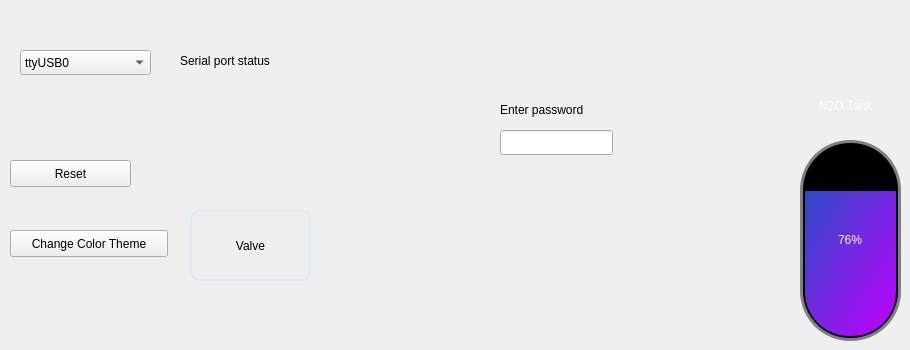
   <widget class="QWidget" name="tab">
    <attribute name="title">
     <string>Config</string>
    </attribute>
    <widget class="QLabel" name="label_12">
     <property name="geometry">
      <rect>
       <x>20</x>
       <y>10</y>
       <width>181</width>
       <height>20</height>
      </rect>
     </property>
     <property name="styleSheet">
      <string notr="true">color: rgb(221, 242, 255);</string>
     </property>
     <property name="text">
      <string>Serial port selection</string>
     </property>
    </widget>
    <widget class="QComboBox" name="serialport_selector">
     <property name="geometry">
      <rect>
       <x>20</x>
       <y>50</y>
       <width>131</width>
       <height>25</height>
      </rect>
     </property>
     <item>
      <property name="text">
       <string>ttyUSB0</string>
      </property>
     </item>
     <item>
      <property name="text">
       <string>ttyUSB1</string>
      </property>
     </item>
     <item>
      <property name="text">
       <string>ttyS3</string>
      </property>
     </item>
     <item>
      <property name="text">
       <string>ttyS6</string>
      </property>
     </item>
    </widget>
    <widget class="QPushButton" name="valve_button">
     <property name="geometry">
      <rect>
       <x>190</x>
       <y>210</y>
       <width>121</width>
       <height>71</height>
      </rect>
     </property>
     <property name="styleSheet">
      <string notr="true">QPushButton{
qproperty-icon: url(:/assets/valve.png);
qproperty-iconSize: 54px;
font: 18pt &quot;MS Shell Dlg 2&quot;;
border: 2px solid;
border-color: rgb(215, 237, 252);
border-radius: 10px;
}
QPushButton:hover {
background-color: rgb(35, 35, 35); 
border: 3px solid;
border-color: rgb(215, 237, 252);
}
QPushButton:pressed {
border: 4px solid;
border-color: rgb(92, 242, 135);
}
</string>
     </property>
     <property name="text">
      <string>Valve</string>
     </property>
    </widget>
    <widget class="QLabel" name="label_61">
     <property name="geometry">
      <rect>
       <x>500</x>
       <y>100</y>
       <width>111</width>
       <height>20</height>
      </rect>
     </property>
     <property name="text">
      <string>Enter password</string>
     </property>
    </widget>
    <widget class="QLineEdit" name="password_line_edit">
     <property name="geometry">
      <rect>
       <x>500</x>
       <y>130</y>
       <width>113</width>
       <height>25</height>
      </rect>
     </property>
     <property name="text">
      <string/>
     </property>
     <property name="dragEnabled">
      <bool>false</bool>
     </property>
     <property name="readOnly">
      <bool>false</bool>
     </property>
    </widget>
    <widget class="QPushButton" name="change_theme">
     <property name="geometry">
      <rect>
       <x>10</x>
       <y>230</y>
       <width>158</width>
       <height>27</height>
      </rect>
     </property>
     <property name="text">
      <string>Change Color Theme</string>
     </property>
    </widget>
    <widget class="QPushButton" name="reset_button">
     <property name="geometry">
      <rect>
       <x>10</x>
       <y>160</y>
       <width>121</width>
       <height>27</height>
      </rect>
     </property>
     <property name="toolTip">
      <string>Resets saved data</string>
     </property>
     <property name="text">
      <string>Reset</string>
     </property>
    </widget>
    <widget class="QLabel" name="serialport_status">
     <property name="geometry">
      <rect>
       <x>320</x>
       <y>40</y>
       <width>41</width>
       <height>41</height>
      </rect>
     </property>
     <property name="styleSheet">
      <string notr="true">image: url(:/assets/refresh.png);
</string>
     </property>
     <property name="text">
      <string/>
     </property>
    </widget>
    <widget class="QLabel" name="label">
     <property name="geometry">
      <rect>
       <x>180</x>
       <y>50</y>
       <width>131</width>
       <height>21</height>
      </rect>
     </property>
     <property name="text">
      <string>Serial port status</string>
     </property>
    </widget>
    <widget class="QProgressBar" name="tank_N2O">
     <property name="geometry">
      <rect>
       <x>800</x>
       <y>140</y>
       <width>101</width>
       <height>201</height>
      </rect>
     </property>
     <property name="styleSheet">
      <string notr="true">QProgressBar {
	color: white;
	font: 16pt &quot;Times New Roman&quot;;
	height: 30px;
}
QProgressBar {
	border: 3px solid gray;
	border-radius: 50px;
	background: black;
	padding: 2px;
    text-align: center;
}
QProgressBar::chunk {
	background: qlineargradient(x1: 0, y1: 0.5, x2: 1, y2: 0.5, stop: 0 rgb(39, 68, 255), stop: 1 rgb(255, 38, 114));
    border-bottom-right-radius: 44px;
    border-bottom-left-radius: 44px;
    background: qlineargradient(spread:pad, x1:0, y1:0, x2:1, y2:1, stop:0 rgba(43, 76, 199, 255), stop:1 rgba(193, 0, 255, 255));
background-color: qlineargradient(x1: 0, y1: 0, x2: 0, y2: 1,
                                   stop: 0 rgba(240, 248, 255, 255),
                                   stop: 0.4 rgba(19, 170, 249, 255),
                                   stop: 0.7 rgba(8, 104, 208, 255),
                                   stop: 1 rgba(28, 32, 127, 255));

    /*height: 10px;
    margin: 1px;*/
}</string>
     </property>
     <property name="value">
      <number>76</number>
     </property>
     <property name="alignment">
      <set>Qt::AlignCenter</set>
     </property>
     <property name="orientation">
      <enum>Qt::Vertical</enum>
     </property>
     <property name="format">
      <string>%v%</string>
     </property>
    </widget>
    <widget class="QLabel" name="label_7">
     <property name="geometry">
      <rect>
       <x>790</x>
       <y>90</y>
       <width>111</width>
       <height>31</height>
      </rect>
     </property>
     <property name="styleSheet">
      <string notr="true">	color: white;
	font: 16pt &quot;Calibri Light&quot;;</string>
     </property>
     <property name="text">
      <string>N2O Tank</string>
     </property>
     <property name="alignment">
      <set>Qt::AlignCenter</set>
     </property>
    </widget>
   </widget>
